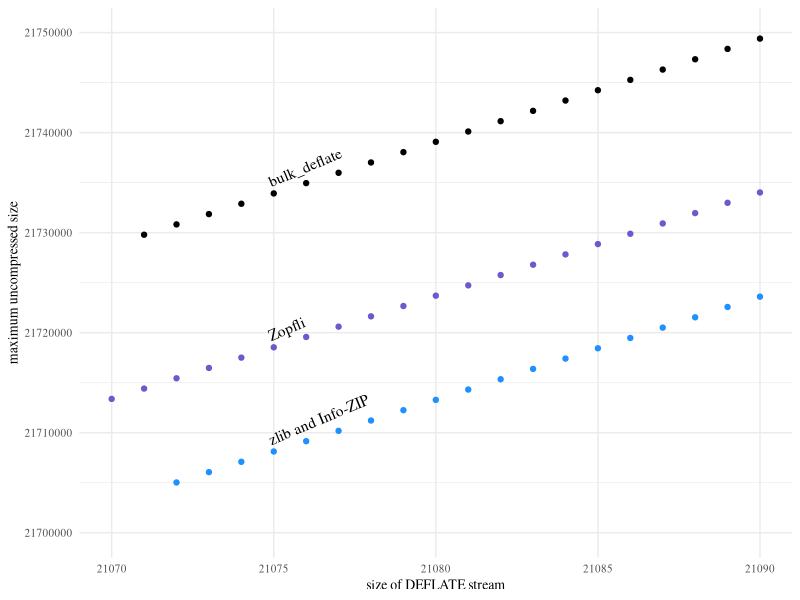
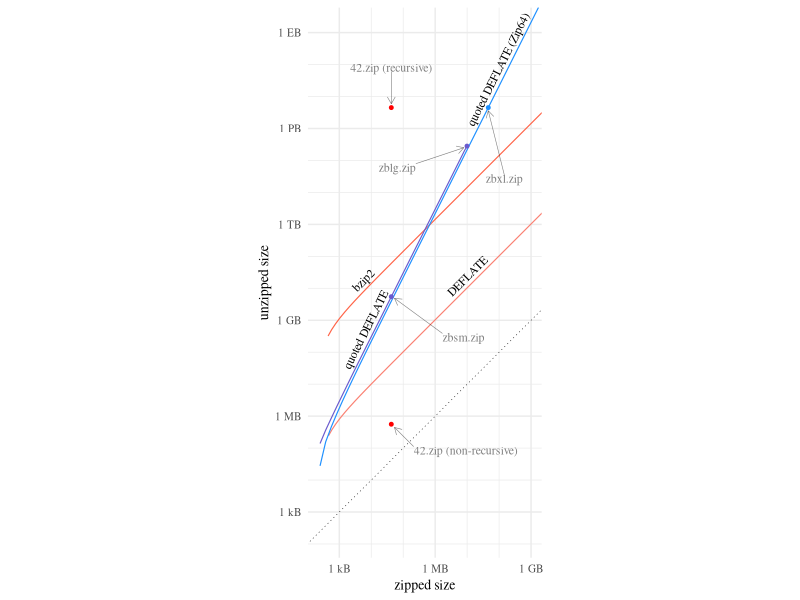

Write R code to recreate these figures, in order.
library(data.table)
library(ggplot2)
library(grid)

column.width <- (7.0 - 0.33) / 2


## max_uncompressed_size.pdf

data <- fread("compressed_size.csv")
data.max <- data[, .(max_uncompressed_size=max(uncompressed_size)), .(engine, compressed_size)]

# Don't show bzip2 on this graph.
data.max <- data.max[engine != "bzip2"]
# Info-ZIP and zlib are exactly coincident over their shared domain. Assert
# that it is so, because the labels down below make that assumption.
(function() {
	shared_domain <- intersect(data.max[engine == "infozip"]$compressed_size, data.max[engine == "infozip"]$compressed_size)
	infozip <- data.max[engine == "infozip" & compressed_size %in% shared_domain]$max_uncompressed_size
	zlib <- data.max[engine == "zlib" & compressed_size %in% shared_domain]$max_uncompressed_size
	if (!all(infozip == zlib)) {
		stop("infozip and zlib not equal")
	}
})()
data.max <- data.max[engine != "infozip"]

xmin <- 21070
xmax <- 21090
ymin <- 21700000
ymax <- 21750000

p <- ggplot(data.max, aes(compressed_size, max_uncompressed_size, color=engine))
p <- p + geom_point()
p <- p + scale_x_continuous(limits=c(xmin, xmax), minor_breaks=NULL)
p <- p + scale_y_continuous(limits=c(ymin, ymax))
p <- p + scale_color_manual(values=c(bulk_deflate="black", zopfli="slateblue", zlib="dodgerblue"))
p <- p + labs(x="size of DEFLATE stream", y="maximum uncompressed size")
p <- p + theme_minimal()
p <- p + theme(text=element_text(size=10, family="Times"), legend.position="none")

# We need to figure out the aspect ratio of just the panel, in order to compute
# the rotation angle for the labels.
# https://stackoverflow.com/questions/16422847/save-plot-with-a-given-aspect-ratio
output.width <- column.width
output.height <- 3
# Workaround to prevent ggplot_build from creating an empty Rplots.pdf file.
# https://github.com/tidyverse/ggplot2/issues/809
# https://github.com/tidyverse/ggplot2/issues/1042
cairo_pdf(filename="/dev/null")
g <- ggplot_gtable(ggplot_build(p))
panel.width <- output.width - convertWidth(sum(g$widths), "in", valueOnly=TRUE)
panel.height <- output.height - convertWidth(sum(g$heights), "in", valueOnly=TRUE)

# The slope of the lines in data space is 1032/1.
angle <- atan2(1032*panel.height/(ymax-ymin), 1*panel.width/(xmax-xmin)) * (180/pi)
p <- p + annotate("text", x=21075, y=data.max[engine == "bulk_deflate" & compressed_size==21075]$max_uncompressed_size, label="bulk_deflate", angle=angle, hjust=0, vjust=-0.6, family="Times")
p <- p + annotate("text", x=21075, y=data.max[engine == "zopfli" & compressed_size==21075]$max_uncompressed_size, label="Zopfli", angle=angle, hjust=0, vjust=-0.6, family="Times")
p <- p + annotate("text", x=21075, y=data.max[engine == "zlib" & compressed_size==21075]$max_uncompressed_size, label="zlib and Info-ZIP", angle=angle, hjust=0, vjust=-0.6, family="Times")

ggsave("max_uncompressed_size.pdf", p, width=output.width, height=output.height, device=cairo_pdf)


## zipped_size.pdf

data <- read.csv("zipped_size.csv")
data <- data.table(data)

byte_breaks <- 1000^(0:6)
byte_breaks_minor <- c(byte_breaks*10, byte_breaks*100)
byte_labels <- c("1 B", "1 kB", "1 MB", "1 GB", "1 TB", "1 PB", "1 EB")

xmin <- min(data$zipped_size, data$unzipped_size)
xmax <- 1000^3
ymin <- min(data$zipped_size, data$unzipped_size)
ymax <- 1000^6

data <- data[(class %in% c(
	"quoted_deflate",
	"quoted_deflate_zip64",
	"none_deflate_zip64",
	"none_bzip2_zip64",
	"42_nonrec",
	"42_rec"
))]

palette <- c(
	full_bzip2="pink",
	full_bzip2_zip64="pink",
	full_deflate="pink",
	full_deflate_zip64="pink",
	none_bzip2="pink",
	none_bzip2_zip64="tomato",
	none_deflate="pink",
	none_deflate_zip64="salmon",
	quoted_deflate="slateblue",
	quoted_deflate_zip64="dodgerblue",
	"42_nonrec"="red",
	"42_rec"="red"
)

p <- ggplot(data)
# p <- p + geom_hline(yintercept=281470681677825, size=0.5, linetype=2, color="gray")
p <- p + geom_abline(slope=1, intercept=0, size=0.2, linetype=3)
# p <- p + geom_point(data=data[class %in% c("42_nonrec", "42_rec")], aes(zipped_size, unzipped_size, color=class))
p <- p + geom_line(size=0.4, aes(zipped_size, unzipped_size, color=class))
p <- p + scale_color_manual(values=palette)
p <- p + scale_x_log10(breaks=byte_breaks, labels=byte_labels, minor_breaks=byte_breaks_minor)
p <- p + scale_y_log10(breaks=byte_breaks, labels=byte_labels, minor_breaks=byte_breaks_minor)
p <- p + coord_fixed(xlim=c(xmin, xmax), ylim=c(ymin, ymax))
p <- p + labs(x="zipped size", y="unzipped size")
p <- p + theme_minimal()
p <- p + theme(text=element_text(size=10, family="Times"), legend.position="none")

angle_label_at_sub <- function(at, x, y, angle, label, vjust) {
	i <- findInterval(at, x) + 1
	annotate("text", x=x[[i]], y=y[[i]], angle=angle, label=label, hjust=0, vjust=vjust, size=3, family="Times")
}

angle_label_at <- function(at, df, angle, label, vjust) {
	df <- df[order(df$zipped_size)]
	angle_label_at_sub(at, df$zipped_size, df$unzipped_size, angle, label, vjust)
}

p <- p + angle_label_at(10^6.5, data[class=="none_deflate_zip64"], label="DEFLATE", angle=45, -0.5)
p <- p + angle_label_at(4000, data[class=="none_bzip2_zip64"], label="bzip2", angle=45, -0.5)
p <- p + angle_label_at(2000, data[class=="quoted_deflate"], label="quoted DEFLATE", angle=atan2(2, 1)*180/pi, -0.5)
p <- p + angle_label_at(20000000, data[class=="quoted_deflate_zip64"], label="quoted DEFLATE (Zip64)", angle=atan2(2, 1)*180/pi, -0.5)

points <- data.frame(
	x=c(42374*10^1.5, 9893525*10^-1.5, 45876952*10^0.5, 42374*10^0.6, 42374),
	y=c(5461307620*10^-1.1, 281395456244934*10^-0.5, 4507981427706459/100, 558432*10^-0.6, 4507981343026016*10),
	xend=c(42374, 9893525, 45876952, 42374, 42374),
	yend=c(5461307620, 281395456244934, 4507981427706459, 558432, 4507981343026016),
	nudge_h=c(0.1, -0.1, 0.0, 0.1, 0.0),
	nudge_v=c(-0.05, -0.05, -0.1, -0.1, 0.12),
	label=c("zbsm.zip", "zblg.zip", "zbxl.zip", "42.zip (non-recursive)", "42.zip (recursive)"),
	class=c("quoted_deflate", "quoted_deflate", "quoted_deflate_zip64", "42_nonrec", "42_rec")
)
p <- p + geom_segment(data=points, aes(x=x, y=y, xend=xend, yend=yend), size=0.2, alpha=0.5, position=position_nudge(points$nudge_h, points$nudge_v), arrow=arrow(length=unit(0.2, "cm")))
p <- p + geom_point(data=points, aes(x=xend, y=yend, color=class), size=1)
p <- p + geom_text(data=points, aes(x=x, y=y, label=label), alpha=0.5, position=position_nudge(points$nudge_h, points$nudge_v), size=3, hjust=0.5*(1.0-sign(points$nudge_h)), vjust=0.5*(1.0-sign(points$nudge_v)), family="Times")

ggsave("zipped_size.pdf", p, width=column.width, height=6.5, device=cairo_pdf)
